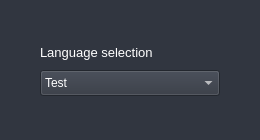
<?xml version="1.0" encoding="UTF-8"?>
<ui version="4.0">
 <class>SettingsWindow</class>
 <widget class="QMainWindow" name="SettingsWindow">
  <property name="windowModality">
   <enum>Qt::ApplicationModal</enum>
  </property>
  <property name="geometry">
   <rect>
    <x>0</x>
    <y>0</y>
    <width>260</width>
    <height>140</height>
   </rect>
  </property>
  <property name="minimumSize">
   <size>
    <width>260</width>
    <height>140</height>
   </size>
  </property>
  <property name="maximumSize">
   <size>
    <width>260</width>
    <height>140</height>
   </size>
  </property>
  <property name="font">
   <font>
    <pointsize>12</pointsize>
   </font>
  </property>
  <property name="windowTitle">
   <string>MainWindow</string>
  </property>
  <property name="styleSheet">
   <string notr="true">QWidget {
	background: #313640;
	color: #FFF;
}
QLabel {
	color: #FFF;
}
QLineEdit {
background-color: #F4F5F6;
color: black;
}
QPushButton {
background: #2D6BDC;
border-radius: 4px;
height: 28px;
width: 80px;
}
QPushButton::hover {
background: #0039AA;
}
QPushButton::pressed {
background: #1452C3;
}
QCheckBox:hover {
	color: #2D6BDC;
}
QCheckBox:checked {
	color: #2D6BDC;
}</string>
  </property>
  <property name="locale">
   <locale language="English" country="UnitedStates"/>
  </property>
  <widget class="QWidget" name="centralwidget">
   <layout class="QVBoxLayout" name="verticalLayout">
    <property name="spacing">
     <number>0</number>
    </property>
    <property name="leftMargin">
     <number>0</number>
    </property>
    <property name="topMargin">
     <number>0</number>
    </property>
    <property name="rightMargin">
     <number>0</number>
    </property>
    <property name="bottomMargin">
     <number>0</number>
    </property>
    <item>
     <layout class="QGridLayout" name="gridLayout">
      <property name="spacing">
       <number>0</number>
      </property>
      <item row="4" column="1">
       <spacer name="verticalSpacer">
        <property name="orientation">
         <enum>Qt::Vertical</enum>
        </property>
        <property name="sizeHint" stdset="0">
         <size>
          <width>20</width>
          <height>40</height>
         </size>
        </property>
       </spacer>
      </item>
      <item row="3" column="2">
       <spacer name="horizontalSpacer_2">
        <property name="orientation">
         <enum>Qt::Horizontal</enum>
        </property>
        <property name="sizeHint" stdset="0">
         <size>
          <width>40</width>
          <height>20</height>
         </size>
        </property>
       </spacer>
      </item>
      <item row="0" column="1">
       <spacer name="verticalSpacer_2">
        <property name="orientation">
         <enum>Qt::Vertical</enum>
        </property>
        <property name="sizeType">
         <enum>QSizePolicy::Expanding</enum>
        </property>
        <property name="sizeHint" stdset="0">
         <size>
          <width>20</width>
          <height>40</height>
         </size>
        </property>
       </spacer>
      </item>
      <item row="3" column="0">
       <spacer name="horizontalSpacer">
        <property name="orientation">
         <enum>Qt::Horizontal</enum>
        </property>
        <property name="sizeHint" stdset="0">
         <size>
          <width>40</width>
          <height>20</height>
         </size>
        </property>
       </spacer>
      </item>
      <item row="3" column="1">
       <widget class="QComboBox" name="comboBox">
        <property name="minimumSize">
         <size>
          <width>180</width>
          <height>26</height>
         </size>
        </property>
        <property name="maximumSize">
         <size>
          <width>16777215</width>
          <height>26</height>
         </size>
        </property>
        <property name="font">
         <font>
          <pointsize>9</pointsize>
         </font>
        </property>
        <property name="styleSheet">
         <string notr="true"/>
        </property>
        <item>
         <property name="text">
          <string>Test</string>
         </property>
        </item>
       </widget>
      </item>
      <item row="1" column="1">
       <widget class="QLabel" name="label">
        <property name="font">
         <font>
          <pointsize>10</pointsize>
         </font>
        </property>
        <property name="text">
         <string>Language selection</string>
        </property>
       </widget>
      </item>
      <item row="2" column="1">
       <spacer name="verticalSpacer_3">
        <property name="orientation">
         <enum>Qt::Vertical</enum>
        </property>
        <property name="sizeType">
         <enum>QSizePolicy::Fixed</enum>
        </property>
        <property name="sizeHint" stdset="0">
         <size>
          <width>20</width>
          <height>10</height>
         </size>
        </property>
       </spacer>
      </item>
     </layout>
    </item>
   </layout>
  </widget>
 </widget>
 <resources/>
 <connections/>
</ui>
